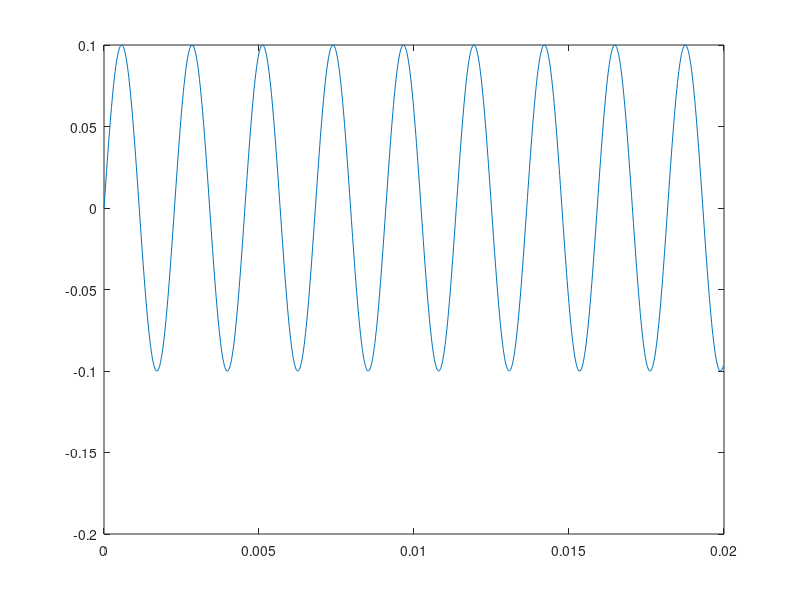

This figure's MATLAB source:
%Nota:        DO4      RE4      MI4      FA4     SOL4      LA4      SI4      DO5
%Frecventa: 261.63   293.66   329.63   349.23   392.00   440.00   493.88   523.25    https://pages.mtu.edu/~suits/notefreqs.html
clear                                    %sterge toate variabilele din zona lor de stocare
clc                                      %sterge textul din fereastra de comanda

f = 440.00;                              %frecventa notei
A = 0.1;                                 %amplitudinea semnalului

FS = 50000;                              %frecventa de esantionare
t = 0:1/FS:2;                            %generarea vectorului de timp
nota = A*sin(2*pi*f*t);                  %generarea semnalului audio
audiowrite("nota.wav",nota,FS)           %functie de crare a unui fisier audio functie de (nume,semnalul audio,rata de esantionare)
[sunet, FS1] = audioread("nota.wav");    %citeste un fisier audio in vectorul sunet cu frecventa de esantionare FS 
sound(sunet,FS1)                         %functie care timite un semnal audio de frecventa FS catre difuzor
plot(t(1:1000),sunet(1:1000))